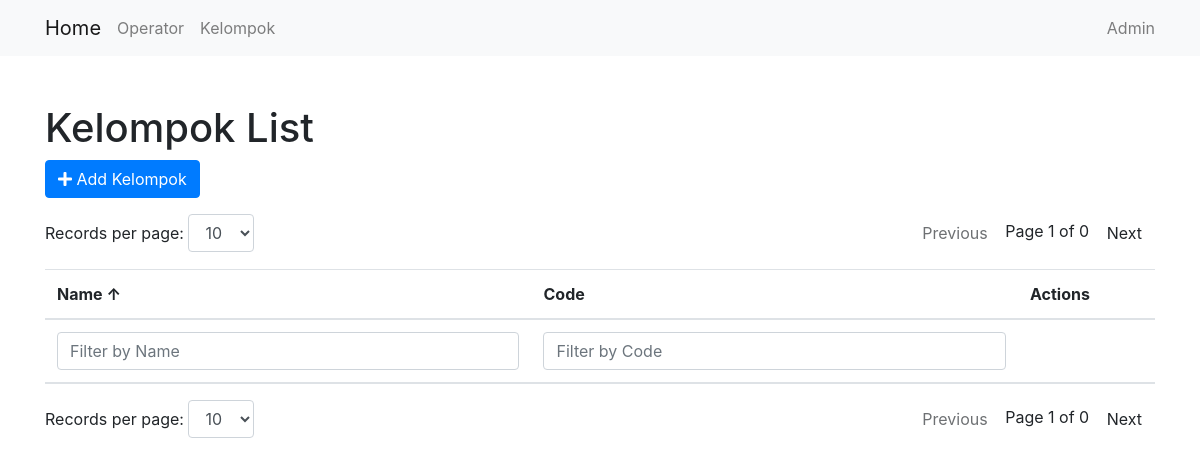
The page /core/kelompok/ on the database as committed earlier.
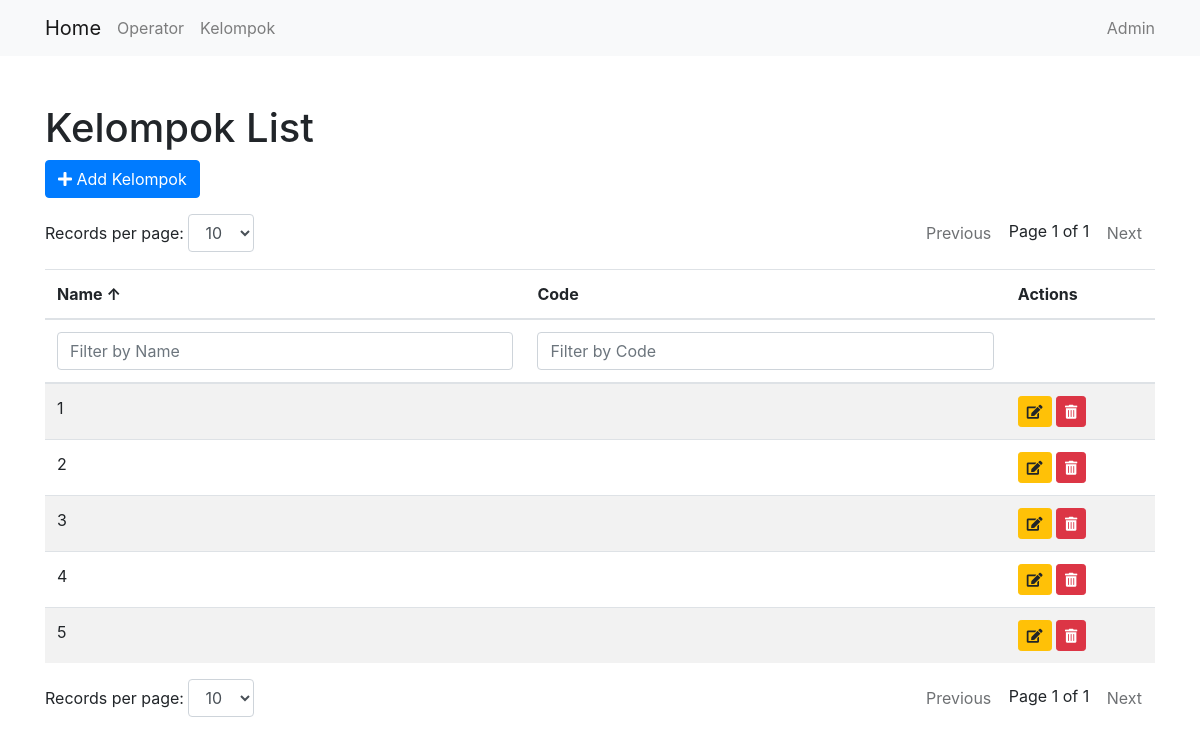
The same page on the database as committed later.
### core/models.py (models this page shows, shortened)
class Kelompok(models.Model):
    KELOMPOK_CHOICES = models.IntegerChoices('Kelompok', '1 2 3 4 5 6')
    name = models.IntegerField(choices=KELOMPOK_CHOICES.choices, default=1)
    member = models.CharField(max_length=300, default='')

### core/views.py (the view)
# urls.py: path('kelompok/', KelompokListView.as_view(), name='kelompok_list'),
class KelompokListView(ListView):
    model = Kelompok
    template_name = 'core/kelompok_list.html'
    context_object_name = 'kelompok'

### core/templates/core/kelompok_list.html (shortened to what this page needs)
{% extends 'core/base.html' %}
{% block content %}
<h1 class="mt-5">Kelompok List</h1>
<a href="{% url 'core:kelompok_create' %}" class="btn btn-primary mb-3">
    <i class="fas fa-plus"></i> Add Kelompok
</a>
<div class="d-flex justify-content-between mb-3">
    <div>
        <label for="recordsPerPageTop">Records per page:</label>
        <select id="recordsPerPageTop" class="form-control d-inline-block w-auto">
            <option value="10" selected>10</option>
        </select>
    </div>
    <div>
        <button id="prevPageTop" class="btn btn_light">Previous</button>
        <span id="pageInfoTop"></span>
        <button id="nextPageTop" class="btn btn_light">Next</button>
    </div>
</div>
<div class="table-responsive">
    <table class="table table-striped" id="kelompokTable">
        <thead>
            <tr>
                <th onclick="sortTable(0)" style="cursor: pointer;">Name <span id="nameSortArrow">↑</span></th>
                <th onclick="sortTable(1)" style="cursor: pointer;">Code </th>
                <th>Actions</th>
            </tr>
            <tr>
                <th><input type="text" id="nameFilter" onkeyup="filterTable(0)" placeholder="Filter by Name" class="form-control"></th>
                <th><input type="text" id="codeFilter" onkeyup="filterTable(1)" placeholder="Filter by Code" class="form-control"></th>
                <th></th>
            </tr>
        </thead>
        <tbody id="kelompokTableBody">
            {% for record in kelompok %}
            <tr>
                <td>{{ record.name }}</td>
                <td>{{ record.code }}</td>
                <td>
                    <a href="{% url 'core:kelompok_update' record.pk %}" class="btn btn-sm btn-warning" data-toggle="tooltip" title="Edit">
                        <i class="fas fa-edit"></i>
                    </a>
                    <form action="{% url 'core:kelompok_delete_direct' record.pk %}" method="post" style="display:inline;">
                        <button type="button" class="btn btn-sm btn-danger delete-button" data-toggle="tooltip" title="Delete">
                            <i class="fas fa-trash-alt"></i>
                        </button>
                    </form>
                </td>
            </tr>
            {% endfor %}
        </tbody>
    </table>
</div>
<div class="d-flex justify-content-between">
    <div>
        <label for="recordsPerPage">Records per page:</label>
        <select id="recordsPerPage" class="form-control d-inline-block w-auto">
            <option value="10" selected>10</option>
        </select>
    </div>
    <div>
        <button id="prevPage" class="btn btn_light">Previous</button>
        <span id="pageInfo"></span>
        <button id="nextPage" class="btn btn_light">Next</button>
    </div>
</div>
{% endblock %}

### core/templates/core/base.html (shortened to what this page needs)
<!DOCTYPE html>
<html lang="en">
<head>
    <link href="https://stackpath.bootstrapcdn.com/bootstrap/4.5.2/css/bootstrap.min.css" rel="stylesheet">
    <link href="https://cdnjs.cloudflare.com/ajax/libs/font-awesome/5.15.4/css/all.min.css" rel="stylesheet">
</head>
<body>
    <nav class="navbar navbar-light bg-light">
        <div class="container">
            <a class="navbar-brand" href="{% url 'home' %}">Home</a>
            <ul class="navbar-nav">
                <li class="nav-item">
                    <a class="nav-link" href="{% url 'core:operator_list' %}">Operator</a>
                </li>
            </ul>
            <ul class="navbar-nav">
                <li class="nav-item ml-3">
                    <a class="nav-link" href="{% url 'core:kelompok_list' %}">Kelompok</a>
                </li>
            </ul>
            <ul class="navbar-nav ml-auto">
                <li class="nav-item">
                    <a class="nav-link" href="{% url 'admin:index' %}">Admin</a>
                </li>
            </ul>
        </div>
    </nav>
    <div class="container">
        {% block content %}{% endblock %}
    </div>
</body>
</html>

Rows that differ between the two databases and show on the page:
added Kelompok: name "1"
added Kelompok: name "2"
added Kelompok: name "3"
added Kelompok: name "4"
added Kelompok: name "5"
Other text that changed with them:
text written by a page script: "Page 1 of 0" → "Page 1 of 1"
